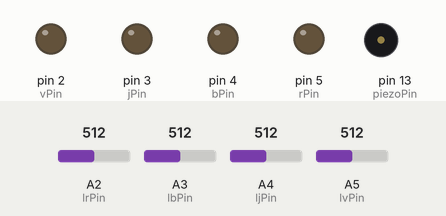
Simulated run of this sketch. Board: Arduino Uno, built with avr-gcc and run on an emulated ATmega328P. Parts: output pins drawn as LEDs (lit = HIGH), buzzer (waves = sounding). The test bench sets the inputs (shaded band); at power-on: A2 (lrPin) = 512, A3 (lbPin) = 512, A4 (ljPin) = 512, A5 (lvPin) = 512.

Above: at 13.9 s.
14.0 s: A2 (lrPin) set to 939
15.5 s: A2 (lrPin) set to 963
At 18.4 s:
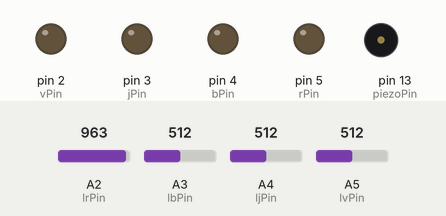
18.5 s: A2 (lrPin) set to 940
At 19.0 s:
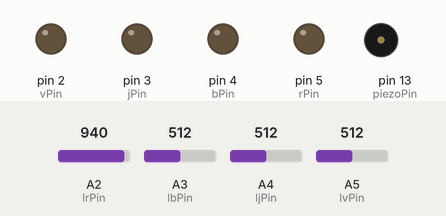
20.0 s: A2 (lrPin) set to 960
At 20.5 s:
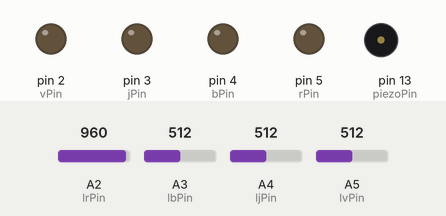
Timing chart, 0 to 24.0 s (numbered marks = the images above; inputs shaded):
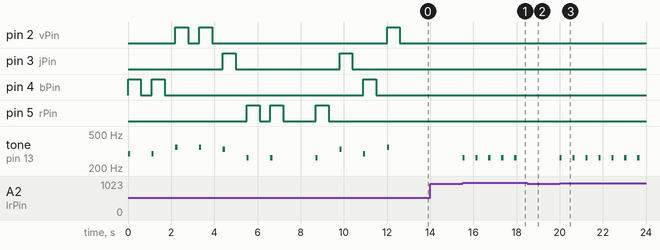

The sketch:

noel16112015.ino
```cpp
#include <LiquidCrystal.h>

const int piezoPin = 13;

const int rPin = 5;
const int bPin = 4;
const int jPin = 3;
const int vPin = 2;

int lrPin = A2;
int lbPin = A3;
int ljPin = A4;
int lvPin = A5;

int lumieres[] = {rPin, bPin, jPin, vPin};
int notes[] = {262,294,330,349};
int commutateurs[] = {lrPin, lbPin, ljPin, lvPin};
int nb_commutateurs = 4;

int niv1_loop = 0;  // Nombre de tours dans le loop (a partir de 1)
int niv2_loop = 0;
int niv3_loop = 0;
int niv4_loop = 0;

int is_array_egaux(int a[], int b[], int len){            // Comparaison des notes
  for(int i = 0; i < len; i++){
    if(a[i] != b[i]) return 0;
  }
  return 1;
}
int melodie_0[] = {1, 1, 3, 3, 2, 0, 0};
int melodie_1[] = {0, 2, 1, 3};
int melodie_2[] = {3, 1, 2, 2, 3};
int melodie_3[] = {2, 3, 2, 3, 1, 0};
int melodie_4[] = {1, 0, 3, 1, 0, 2, 3};
int melodie_5[] = {0, 0, 1, 2, 3, 1, 2, 3, 1, 0, 2, 1};


void jouer_melodie(int melodie[], int nb_notes){         //Jouer la melodie
  for(int i = 0; i < nb_notes; i++){
    digitalWrite(lumieres[melodie[i]], HIGH);
    tone(piezoPin, notes[melodie[i]]);
    delay (100);
    noTone(piezoPin);
    delay (500);
    digitalWrite(lumieres[melodie[i]], LOW);
    delay (500);
  }
}


void jouer_melodie_finale(int melodie[], int nb_notes){         //Jouer la melodie FINALE
  for(int i = 0; i < nb_notes; i++){
    digitalWrite(lumieres[melodie[i]], HIGH);
    tone(piezoPin, notes[melodie[i]]);
    delay (100);
    noTone(piezoPin);
    delay (500);
    digitalWrite(lumieres[melodie[i]], LOW);
    delay (500);

    if(i == nb_notes){
        for(int j = 0; j < nb_notes; i++){
         digitalWrite(lumieres[melodie[i]], HIGH);
         tone(piezoPin, notes[melodie[i]]);
         delay (50);
         noTone(piezoPin);
         delay (250);
         digitalWrite(lumieres[melodie[i]], LOW);
         delay (250);

         if(j == nb_notes) {
          for(int k = 0; k < nb_notes; i++){
           digitalWrite(lumieres[melodie[i]], HIGH);
           tone(piezoPin, notes[melodie[i]]);
           delay (10);
           noTone(piezoPin);
           delay (50);
           digitalWrite(lumieres[melodie[i]], LOW);
           delay (250);
          }
      }
  }
}
}
}


int * lire_notes(int nb_notes){        // nb_notes est le nombre de notes à lire  (Lire les notes)
  int reponse[nb_notes];
  int nb_notes_lues = 0;

  while(nb_notes_lues < nb_notes){
    for(int i = 0; i < nb_commutateurs; i++){
      if(analogRead(commutateurs[i]) > 950){  // Est-ce que le commutateur 0 est allumé?
        tone(piezoPin, notes[i]);
        delay (100);
        noTone(piezoPin);
        reponse[nb_notes_lues++] = i;
        delay (500);
      }
    }
  }

  return reponse;
}

void setup() {

Serial.begin(9600);

pinMode (piezoPin,OUTPUT);
digitalWrite (piezoPin, LOW);

pinMode (rPin,OUTPUT);
pinMode (bPin,OUTPUT);
pinMode (jPin,OUTPUT);
pinMode (vPin,OUTPUT);

digitalWrite (rPin, LOW);
digitalWrite (bPin, LOW);
digitalWrite (jPin, LOW);
digitalWrite (vPin, LOW);

pinMode (lrPin,INPUT);
pinMode (lbPin,INPUT);
pinMode (ljPin,INPUT);
pinMode (lvPin,INPUT);
}

void loop() {
  niv1_loop++;
//////////////////////////////////////////////////////////////////////////////niveau1///////////////////////////////////////////
  if(niv1_loop == 1){  // Si premier tour
    // Jouer la séquence:
    jouer_melodie(melodie_0, 7); //intro
    delay(1000);
    jouer_melodie(melodie_1, 4);
  }

  if(is_array_egaux(lire_notes(4), melodie_1, 4)){
    // Gagné
////////////////////////////////////////////////////////////////////////////niveau2////////////////////////////////////////////
 niv2_loop++;
  if(niv2_loop == 1){  // Si premier tour
    // Jouer la séquence:
    jouer_melodie(melodie_2, 5);
  }

  if(is_array_egaux(lire_notes(5), melodie_2, 5)){
    // Gagné
////////////////////////////////////////////////////////////////////////////niveau3/////////////////////////////////////////////
  niv3_loop++;
  if(niv3_loop == 1){  // Si premier tour
    // Jouer la séquence:
    jouer_melodie(melodie_3, 6);
  }

  if(is_array_egaux(lire_notes(6), melodie_3, 6)){
    // Gagné
 //////////////////////////////////////////////////////////////////////////niveau4//////////////////////////////////////////////
  niv4_loop++;
   if(niv4_loop == 1){  // Si premier tour
    // Jouer la séquence:
    jouer_melodie(melodie_4, 7);
  }

  if(is_array_egaux(lire_notes(7), melodie_4, 7)){
    // Gagné
 /////////////////////////////////////////////////////////////////////////niveau5/////////////////////////////////////////////////
 jouer_melodie_finale(melodie_5, 12);
 delay(2000);
 //////FINAL/////

  }
  else{
    // Perdu
  }

  }
  else{
    // Perdu
  }
  }
  else{
    // Perdu
  }
  }
  else{
    // Perdu
  }
}
```

Measured:
- the behaviour switches between 950 and 951 on A2 (lrPin) (found by bisection; images 0 and 1)
- after the input at 14.0 s, every drawn part: stays the same
- after the input at 15.5 s, tone on pin 13 (piezoPin): alternates 262 Hz for 0.10 s and silent for 0.50 s, starting at once
- after the input at 18.5 s, tone on pin 13 (piezoPin): stops changing and stays silent
- after the input at 20.0 s, tone on pin 13 (piezoPin): alternates 262 Hz for 0.10 s and silent for 0.50 s, starting at once
- by itself, pin 3 (jPin): alternates HIGH for 0.60 s and LOW for 4.8 s
- by itself, tone on pin 13 (piezoPin): plays 294 Hz for 0.10 s, 294 Hz for 0.10 s, 349 Hz for 0.10 s, 349 Hz for 0.10 s, 330 Hz for 0.10 s, 262 Hz for 0.10 s … (11 notes in this stretch)
